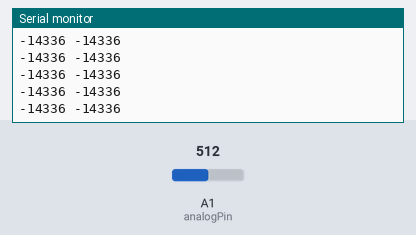
Simulated run of this sketch. Board: Arduino Uno, built with avr-gcc and run on an emulated ATmega328P. Shown: the last lines printed to the serial monitor. The inputs (shaded band) are chosen by the test bench; at power-on: A1 (analogPin) = 512.

Above: at 1.2 s.
1.3 s: A1 (analogPin) set to 716
At 2.4 s:
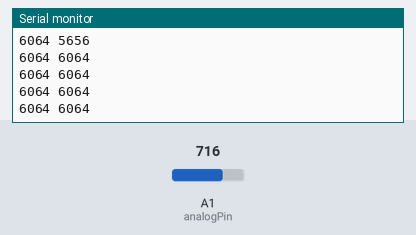
2.8 s: A1 (analogPin) set to 900
At 3.8 s:
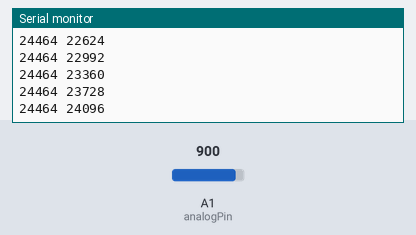
Timing chart, 0 to 5.8 s (numbered marks = the images above; inputs shaded):
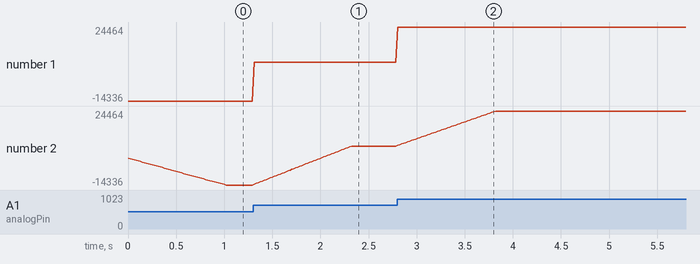

The sketch:

BasicExampleMPX.ino
```cpp
#define analogPin 15
#define AMOSTRAS 50

int Pressao;
int numbersI[AMOSTRAS];
int analogR;

void setup() {
  pinMode(analogPin, INPUT);

  Serial.begin(115200);

}

void loop() {
  analogR = analogRead(analogPin)*100;

  Pressao = filtroMediaMovel();

  Serial.print(analogR);
  Serial.print(" ");
  Serial.println(Pressao);

  delay(20);

}

long filtroMediaMovel(){
  for(int i = AMOSTRAS - 1 ; i > 0; i--) numbersI[i] = numbersI[i-1];

  numbersI[0] = analogR;

  long acc = 0;

  for(int i = 0; i < AMOSTRAS; i++) acc += numbersI[i];

  return acc/AMOSTRAS;
}
```

Measured:
- after the input at 1.3 s, the serial monitor: prints a new line at once (image 1)
- plotted number 1: -14336 → 6064 after the input at 1.3 s
- plotted number 2: -14336 → 6064 after the input at 1.3 s
